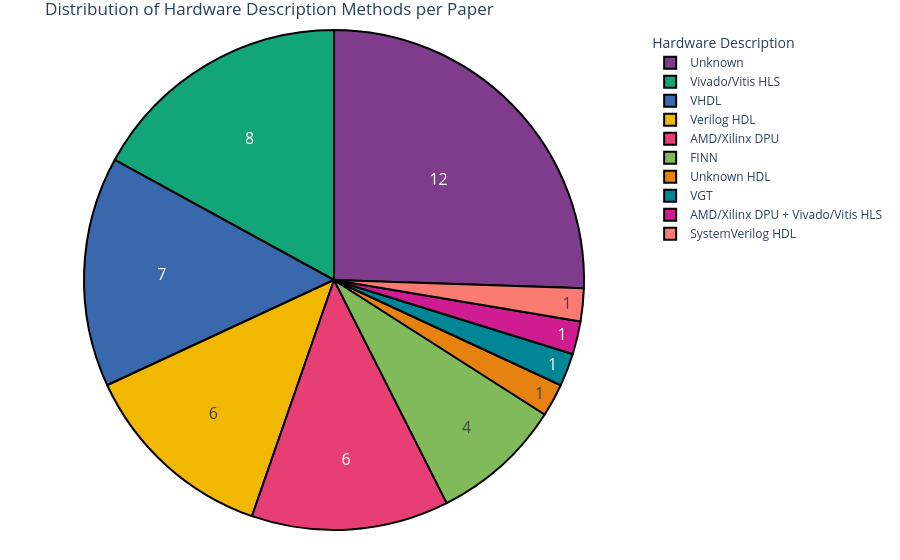
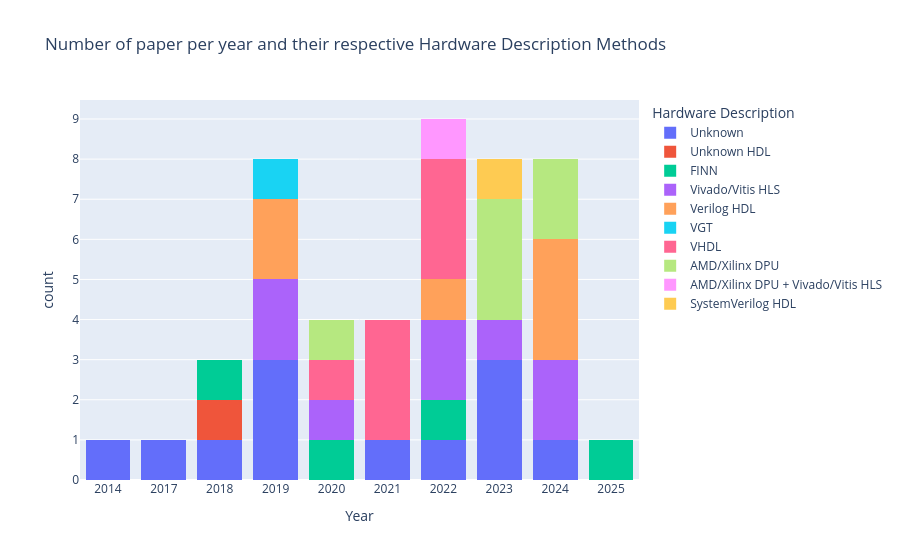

The notebook cell these images were saved under, in order:
### Code cell
# Function to replace HDL values with "Unknown HDL"
def replace_hdl(val):
    if isinstance(val, str) and val == 'HDL':
        return 'Unknown HDL'
    return val
# Apply the function to the 'Hardware Description' column
tmp_df = research_df[['Year', 'Hardware Description']].fillna("Unknown")
tmp_df['Hardware Description'] = tmp_df['Hardware Description'].apply(replace_hdl)
tmp_df['Hardware Description'] = tmp_df['Hardware Description'].str.replace('HLS', 'Vivado/Vitis HLS')
tmp_df['Hardware Description'] = tmp_df['Hardware Description'].str.replace('Vitis AI', 'AMD/Xilinx DPU')
# Replace None values with "Unknown" for better visualization
tmp_df = tmp_df.fillna("Unknown")

pie_chart(tmp_df, 'Hardware Description', 'Distribution of Hardware Description Methods per Paper')
histogram_by_year(tmp_df, 'Hardware Description', 'Number of paper per year and their respective Hardware Description Methods')

### Figure 1 — Plotly figure (JSON) as saved in the notebook; plotly's stock layout.template omitted (floating-point values rounded to 4 significant figures)
{"data": [{"domain": {"x": [0, 1], "y": [0, 1]}, "hole": 0, "hovertemplate": "Hardware Description=%{label}<extra></extra>", "labels": ["Unknown", "Unknown", "Unknown HDL", "Unknown", "FINN", "Unknown", "Unknown", "Vivado/Vitis HLS", "Vivado/Vitis HLS", "Unknown", "Verilog HDL", "Verilog HDL", "VGT", "FINN", "VHDL", "Vivado/Vitis HLS", "AMD/Xilinx DPU", "VHDL", "VHDL", "Unknown", "VHDL", "Vivado/Vitis HLS", "VHDL", "Vivado/Vitis HLS", "VHDL", "FINN", "Unknown", "VHDL", "Verilog HDL", "AMD/Xilinx DPU + Vivado/Vitis HLS", "Unknown", "Vivado/Vitis HLS", "AMD/Xilinx DPU", "Unknown", "Unknown", "AMD/Xilinx DPU", "AMD/Xilinx DPU", "SystemVerilog HDL", "Verilog HDL", "Unknown", "Verilog HDL", "Vivado/Vitis HLS", "AMD/Xilinx DPU", "Verilog HDL", "AMD/Xilinx DPU", "Vivado/Vitis HLS", "FINN"], "legendgroup": "", "marker": {"line": {"color": "#000000", "width": 2}}, "name": "", "showlegend": true, "textfont": {"size": 16}, "textinfo": "value", "type": "pie"}], "layout": {"legend": {"title": {"text": "Hardware Description"}, "tracegroupgap": 0}, "margin": {"b": 30, "l": 30, "r": 30, "t": 30}, "piecolorway": ["rgb(127, 60, 141)", "rgb(17, 165, 121)", "rgb(57, 105, 172)", "rgb(242, 183, 1)", "rgb(231, 63, 116)", "rgb(128, 186, 90)", "rgb(230, 131, 16)", "rgb(0, 134, 149)", "rgb(207, 28, 144)", "rgb(249, 123, 114)", "rgb(165, 170, 153)"], "title": {"text": "Distribution of Hardware Description Methods per Paper"}}}

### Figure 2 — Plotly figure (JSON) as saved in the notebook; plotly's stock layout.template omitted (floating-point values rounded to 4 significant figures)
{"data": [{"bingroup": "x", "hovertemplate": "Hardware Description=Unknown<br>Year=%{x}<br>count=%{y}<extra></extra>", "legendgroup": "Unknown", "marker": {"color": "#636efa", "pattern": {"shape": ""}}, "name": "Unknown", "orientation": "v", "showlegend": true, "type": "histogram", "x": ["2014", "2017", "2018", "2019", "2019", "2019", "2021", "2022", "2023", "2023", "2023", "2024"], "xaxis": "x", "yaxis": "y"}, {"bingroup": "x", "hovertemplate": "Hardware Description=Unknown HDL<br>Year=%{x}<br>count=%{y}<extra></extra>", "legendgroup": "Unknown HDL", "marker": {"color": "#EF553B", "pattern": {"shape": ""}}, "name": "Unknown HDL", "orientation": "v", "showlegend": true, "type": "histogram", "x": ["2018"], "xaxis": "x", "yaxis": "y"}, {"bingroup": "x", "hovertemplate": "Hardware Description=FINN<br>Year=%{x}<br>count=%{y}<extra></extra>", "legendgroup": "FINN", "marker": {"color": "#00cc96", "pattern": {"shape": ""}}, "name": "FINN", "orientation": "v", "showlegend": true, "type": "histogram", "x": ["2018", "2020", "2022", "2025"], "xaxis": "x", "yaxis": "y"}, {"bingroup": "x", "hovertemplate": "Hardware Description=Vivado/Vitis HLS<br>Year=%{x}<br>count=%{y}<extra></extra>", "legendgroup": "Vivado/Vitis HLS", "marker": {"color": "#ab63fa", "pattern": {"shape": ""}}, "name": "Vivado/Vitis HLS", "orientation": "v", "showlegend": true, "type": "histogram", "x": ["2019", "2019", "2020", "2022", "2022", "2023", "2024", "2024"], "xaxis": "x", "yaxis": "y"}, {"bingroup": "x", "hovertemplate": "Hardware Description=Verilog HDL<br>Year=%{x}<br>count=%{y}<extra></extra>", "legendgroup": "Verilog HDL", "marker": {"color": "#FFA15A", "pattern": {"shape": ""}}, "name": "Verilog HDL", "orientation": "v", "showlegend": true, "type": "histogram", "x": ["2019", "2019", "2022", "2024", "2024", "2024"], "xaxis": "x", "yaxis": "y"}, {"bingroup": "x", "hovertemplate": "Hardware Description=VGT<br>Year=%{x}<br>count=%{y}<extra></extra>", "legendgroup": "VGT", "marker": {"color": "#19d3f3", "pattern": {"shape": ""}}, "name": "VGT", "orientation": "v", "showlegend": true, "type": "histogram", "x": ["2019"], "xaxis": "x", "yaxis": "y"}, {"bingroup": "x", "hovertemplate": "Hardware Description=VHDL<br>Year=%{x}<br>count=%{y}<extra></extra>", "legendgroup": "VHDL", "marker": {"color": "#FF6692", "pattern": {"shape": ""}}, "name": "VHDL", "orientation": "v", "showlegend": true, "type": "histogram", "x": ["2020", "2021", "2021", "2021", "2022", "2022", "2022"], "xaxis": "x", "yaxis": "y"}, {"bingroup": "x", "hovertemplate": "Hardware Description=AMD/Xilinx DPU<br>Year=%{x}<br>count=%{y}<extra></extra>", "legendgroup": "AMD/Xilinx DPU", "marker": {"color": "#B6E880", "pattern": {"shape": ""}}, "name": "AMD/Xilinx DPU", "orientation": "v", "showlegend": true, "type": "histogram", "x": ["2020", "2023", "2023", "2023", "2024", "2024"], "xaxis": "x", "yaxis": "y"}, {"bingroup": "x", "hovertemplate": "Hardware Description=AMD/Xilinx DPU + Vivado/Vitis HLS<br>Year=%{x}<br>count=%{y}<extra></extra>", "legendgroup": "AMD/Xilinx DPU + Vivado/Vitis HLS", "marker": {"color": "#FF97FF", "pattern": {"shape": ""}}, "name": "AMD/Xilinx DPU + Vivado/Vitis HLS", "orientation": "v", "showlegend": true, "type": "histogram", "x": ["2022"], "xaxis": "x", "yaxis": "y"}, {"bingroup": "x", "hovertemplate": "Hardware Description=SystemVerilog HDL<br>Year=%{x}<br>count=%{y}<extra></extra>", "legendgroup": "SystemVerilog HDL", "marker": {"color": "#FECB52", "pattern": {"shape": ""}}, "name": "SystemVerilog HDL", "orientation": "v", "showlegend": true, "type": "histogram", "x": ["2023"], "xaxis": "x", "yaxis": "y"}], "layout": {"barmode": "stack", "legend": {"title": {"text": "Hardware Description"}, "tracegroupgap": 0}, "title": {"text": "Number of paper per year and their respective Hardware Description Methods"}, "xaxis": {"anchor": "y", "categoryarray": ["2014", "2017", "2018", "2019", "2020", "2021", "2022", "2023", "2024", "2025"], "categoryorder": "array", "domain": [0, 1], "title": {"text": "Year"}}, "yaxis": {"anchor": "x", "domain": [0, 1], "title": {"text": "count"}}}}
